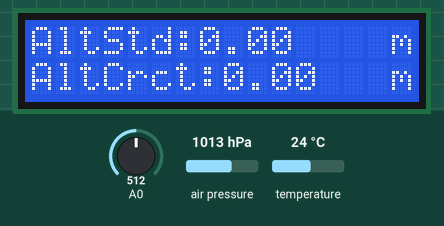
Recording of a sketch running on a simulated Arduino Uno, built with avr-gcc and run on an emulated ATmega328P. Shown: 16×2 character LCD. Inputs (shaded band) come from the test bench; at power-on: A0 = 512, air pressure 1013 hPa, temperature 24 °C.

Above: at 2.2 s.
2.3 s: A0 set to 716
At 3.8 s:
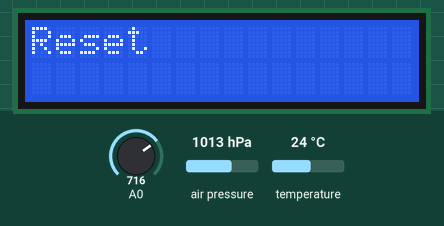
6.4 s: A0 set to 810
7.9 s: air pressure set to 952 hPa
At 9.0 s:
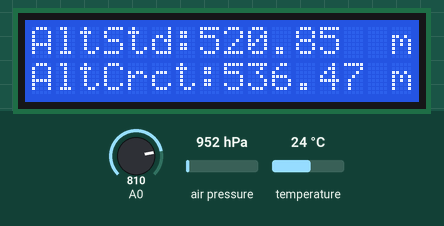
9.6 s: air pressure set to 975 hPa
At 11.1 s:
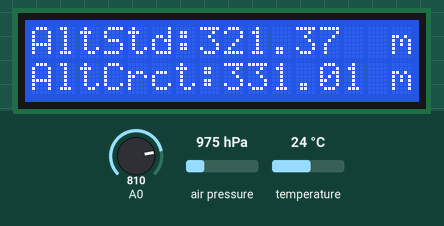
11.6 s: air pressure set to 1000 hPa
At 13.3 s:
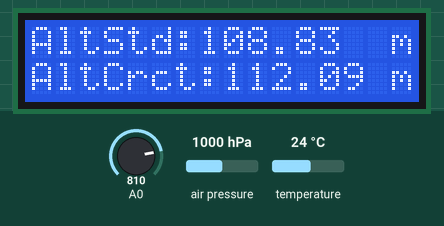
13.6 s: A0 set to 790
At 14.9 s:
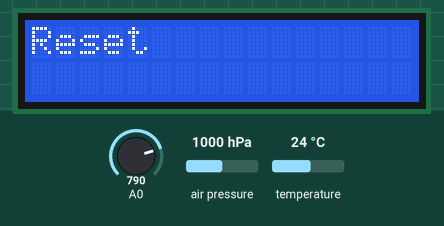
Timing chart, 0 to 16.6 s (numbered marks = the images above; inputs shaded):
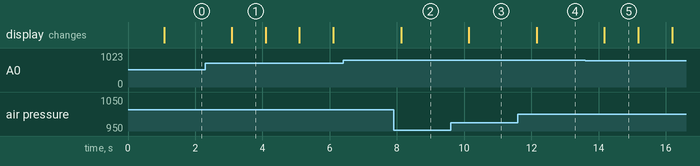

The sketch:

sketch_lcd_buttons.ino
```cpp
#include <stdint.h>
#include "Wire.h"
#include "SPI.h"
#include <LiquidCrystal.h>
#include <Adafruit_BMP085.h>
#include <math.h>

LiquidCrystal lcd(8, 9, 4, 5, 6, 7 );

double zeroPressure = 0;

//Global sensor object
Adafruit_BMP085 altimeter;

int button;
const int BUTTON_NONE   = 0;
const int BUTTON_RIGHT  = 1;
const int BUTTON_UP     = 2;
const int BUTTON_DOWN   = 3;
const int BUTTON_LEFT   = 4;
const int BUTTON_SELECT = 5;


int getPressedButton() {
  int buttonValue = analogRead(0); // считываем значения с аналогового входа(A0)
  if (buttonValue < 100) {
    return BUTTON_RIGHT;
  }
  else if (buttonValue < 200) {
    return BUTTON_UP;
  }
  else if (buttonValue < 400) {
    return BUTTON_DOWN;
  }
  else if (buttonValue < 600) {
    return BUTTON_LEFT;
  }
  else if (buttonValue < 800) {
    return BUTTON_SELECT;
  }
  return BUTTON_NONE;
}

double TEMPERATURE=0;

void setup()
{

  lcd.begin(16,2);
  lcd.print("Hello!");
  delay(1000);

  altimeter.begin();
  TEMPERATURE = altimeter.readTemperature();
}

void loop()
{
    button = getPressedButton();  //get pressed button
    switch (button) {
    case BUTTON_SELECT:
     ResetPressure();
    }

    Altimeter();

 delay(1000);
}

void Altimeter(){
  if (zeroPressure == 0){
    zeroPressure = altimeter.readPressure();
  }
  double pressure = altimeter.readPressure() * 0.00750062;
  double altitudeStandart = altimeter.readAltitude(zeroPressure);
  double altitudeCorrect = altitudeStandart + altitudeStandart * (TEMPERATURE - 15) / 300;

  lcd.clear();

  lcd.setCursor(0,0);

  //lcd.print("Pressure:");
  //lcd.print(pressure);


   //lcd.setCursor(0,1);
   lcd.print("AltStd:");
   lcd.print(altitudeStandart);
   lcd.setCursor(15,0);
   lcd.print("m");

   lcd.setCursor(0,1);
   lcd.print("AltCrct:");
   lcd.print(altitudeCorrect);
   lcd.setCursor(15,1);
   lcd.print("m");
}

void ResetPressure(){
  lcd.clear();
  lcd.print("Reset");
  delay(1000);
  zeroPressure = altimeter.readPressure();
}
```

Measured:
- after the input at 2.3 s, the display: changes after 0.79 s (image 1)
- after the input at 6.4 s, every drawn part: stays the same
- after the input at 7.9 s, the display: changes after 0.22 s (image 2)
- after the input at 9.6 s, the display: changes after 0.54 s (image 3)
- after the input at 11.6 s, the display: changes after 0.56 s (image 4)
- after the input at 13.6 s, the display: changes after 0.57 s (image 5)
- what the display in image 1 shows lasts 1.0 s, from 3.1 s to 4.1 s
